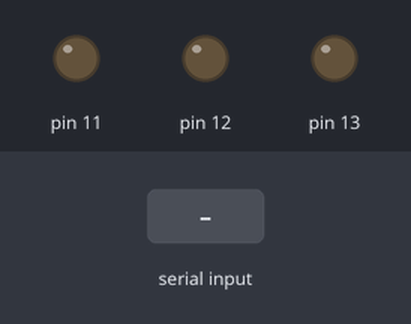
Bench run of a sketch on a simulated Arduino Uno, built with avr-gcc and run on an emulated ATmega328P. On the bench: output pins drawn as LEDs (lit = HIGH). The test bench sets the inputs (shaded band).

Above: at 1.2 s.
1.3 s: "2" received over Serial
At 2.4 s:
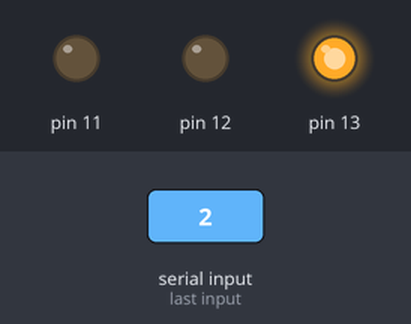
2.9 s: "4" received over Serial
At 3.6 s:
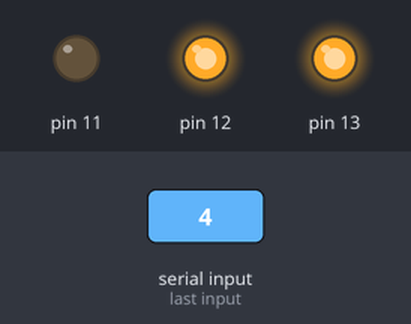
4.5 s: "1" received over Serial
At 4.8 s:
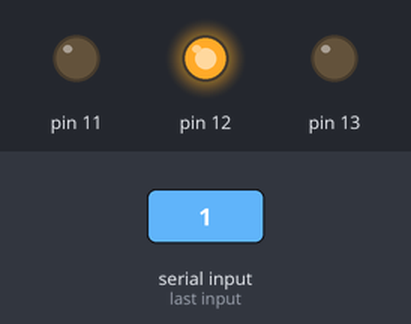
6.0 s: "6" received over Serial
At 7.2 s:
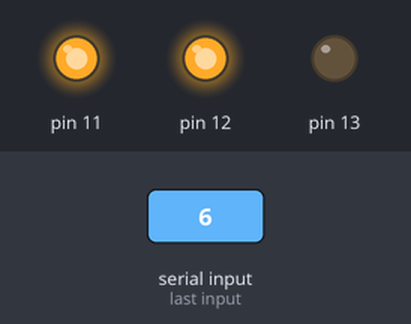
7.5 s: "3" received over Serial
At 8.3 s:
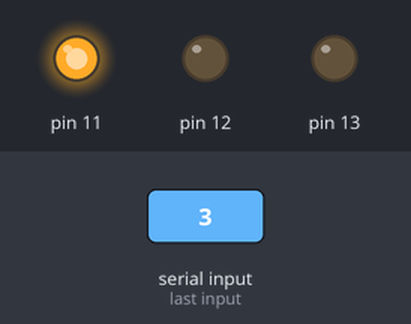
9.0 s: "5" received over Serial
At 9.5 s:
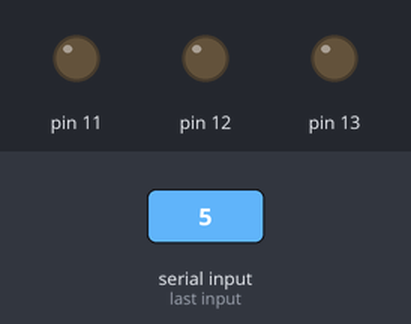
Timing chart, 0 to 11.5 s (numbered marks = the images above; inputs shaded):
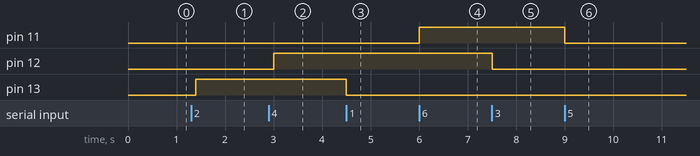

Measured:
- after the input at 1.3 s, pin 13: LOW → HIGH after 0.10 s
- after the input at 2.9 s, pin 12: LOW → HIGH after 0.10 s
- after the input at 4.5 s, pin 13: HIGH → LOW at once
- after the input at 6.0 s, pin 11: LOW → HIGH at once
- after the input at 7.5 s, pin 12: HIGH → LOW at once
- after the input at 9.0 s, pin 11: HIGH → LOW at once

The sketch:

Bluetooth_feature.ino
```cpp
char val;
void setup() {
// put your setup code here, to run once:
pinMode(13, OUTPUT);
pinMode(12, OUTPUT);
pinMode(11, OUTPUT);
Serial.begin(9600);
}


void loop() {
if (Serial.available()) {
val = Serial.read();
Serial.println();
}
if (val == '1')
{
digitalWrite(13, LOW);
}
else if (val == '2')
{
digitalWrite(13, HIGH);
}
else if (val == '3')
{
digitalWrite(12, LOW);
}
else if (val == '4')
{
digitalWrite(12, HIGH);
}
else if (val == '5')
{
digitalWrite(11, LOW);
}
else if (val == '6')
{
digitalWrite(11, HIGH);
}


delay(100);


}
```
